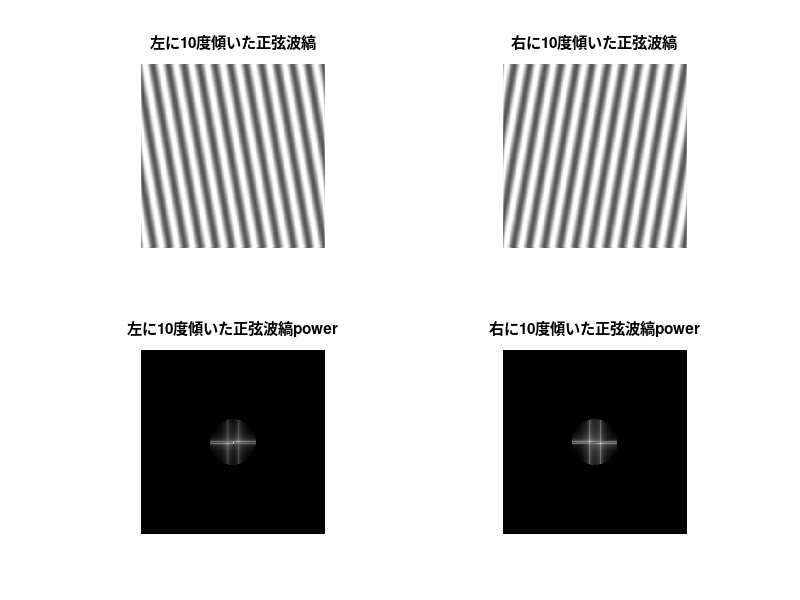
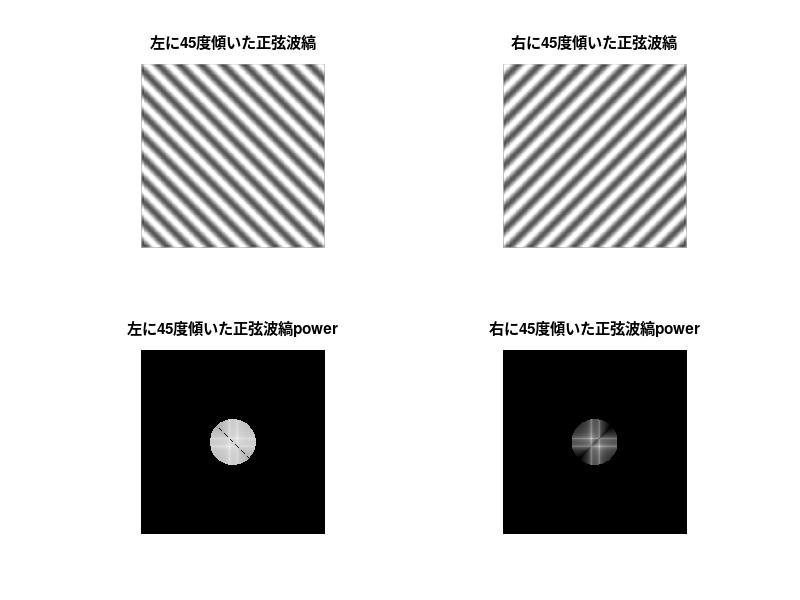
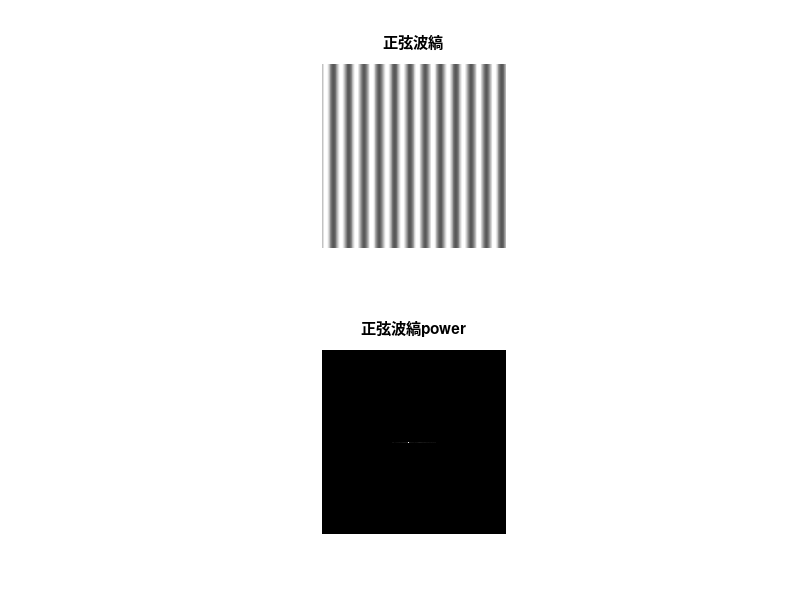

The MATLAB script that drew these images, in order: (Note: this script raises an error after producing the figures.)
clear;

height = 400;
width = 400;

%def vals
contrast = 0.5;
freq = 0.03;
phiLeft10 = -10*(pi/180);
phiRight10 = 10*(pi/180);
phiLeft45 = -45*(pi/180);
phiRight45 = 45*(pi/180);
phi0 = 0*(pi/180);
avgBright = 255*0.7;

%predefine
phSinWavePhiLeft10 = zeros(height, width);
phSinWavePhiRight10 = zeros(height, width);

phSinWavePhiLeft45 = zeros(height, width);
phSinWavePhiRight45 = zeros(height, width);

phSinWavePhi0 = zeros(height, width);

for k = 1:height
    for l = 1:width
        %def sin wave
        phSinWavePhiLeft10(k,l) = avgBright * (1 + contrast * sin(2*pi*freq*(k*sin(phiLeft10) + l*cos(phiLeft10))));
        phSinWavePhiRight10(k,l) = avgBright * (1 + contrast * sin(2*pi*freq*(k*sin(phiRight10) + l*cos(phiRight10))));
        
        phSinWavePhiLeft45(k,l) = avgBright * (1 + contrast * sin(2*pi*freq*(k*sin(phiLeft45) + l*cos(phiLeft45))));
        phSinWavePhiRight45(k,l) = avgBright * (1 + contrast * sin(2*pi*freq*(k*sin(phiRight45) + l*cos(phiRight45))));
        
        phSinWavePhi0(k, l) = avgBright * (1 + contrast * sin(2*pi*freq*(k*sin(phi0) + l*cos(phi0))));
    end
end

%define lpf
lpf = ones(height, width);
passRange = 50;
for k = 1:height
    for l = 1:width
        d = sqrt((l-width/2)^2 + (k-height/2)^2);
        if(d > passRange)
            lpf(k, l) = 0;
        end
    end
end

%img -> freq
    %+-10deg
    swpl10Freq = fft2(phSinWavePhiLeft10);
    swpl10FreqShifted = fftshift(swpl10Freq);
    swpr10Freq = fft2(phSinWavePhiRight10);
    swpr10FreqShifted = fftshift(swpr10Freq);
    
    %+-45deg
    swpl45Freq = fft2(phSinWavePhiLeft45);
    swpl45FreqShifted = fftshift(swpl45Freq);
    swpr45Freq = fft2(phSinWavePhiRight45);
    swpr45FreqShifted = fftshift(swpr45Freq);
    
    %+-0deg
    swp0Freq = fft2(phSinWavePhi0);
    swp0FreqShifted = fftshift(swp0Freq);

%apply lpf
    %+-10deg
    swpl10FreqFiltered = lpf .* swpl10FreqShifted;
    filteredPower101 = abs(swpl10FreqFiltered).^2;
    swpr10FreqFiltered = lpf .* swpr10FreqShifted;
    filteredPower102 = abs(swpr10FreqFiltered).^2;
    
    %+-45deg
    swpl45FreqFiltered = lpf .* swpl45FreqShifted;
    filteredPower451 = abs(swpl45FreqFiltered).^2;
    swpr45FreqFiltered = lpf .* swpr45FreqShifted;
    filteredPower452 = abs(swpr45FreqFiltered).^2;
    
    %+-0deg
    swp0FreqFiltered = lpf .* swp0FreqShifted;
    filteredPower0 = abs(swp0FreqFiltered).^2;
    
%freq -> img
    %+-10deg
    swpl10 = ifftshift(swpl10FreqFiltered);
    swpl10 = ifft2(swpl10);
    swpl10 = real(swpl10);
    swpr10 = ifftshift(swpr10FreqFiltered);
    swpr10 = ifft2(swpr10);
    swpr10 = real(swpr10);
    
    %+-45deg
    swpl45 = ifftshift(swpl45FreqFiltered);
    swpl45 = ifft2(swpl45);
    swpl45 = real(swpl45);
    swpr45 = ifftshift(swpr45FreqFiltered);
    swpr45 = ifft2(swpr45);
    swpr45 = real(swpr45);
    
    %+-0deg
    swp0 = ifftshift(swp0FreqFiltered);
    swp0 = ifft2(swp0);
    swp0 = real(swp0);

%figure from here, no scaling(average bright = half of maximum bright)
figure('Name', '+-10deg');
    subplot(2,2,1);
    colormap(gray(256));
    image(swpl10);
    title('左に10度傾いた正弦波縞');
    axis off;
    axis image;

    subplot(2,2,2);
    colormap(gray(256));
    image(swpr10);
    title('右に10度傾いた正弦波縞');
    axis off;
    axis image;
    
    subplot(2,2,3);
    colormap(gray);
    imagesc(log(filteredPower101));
    title('左に10度傾いた正弦波縞power');
    axis off;
    axis image;
    
    subplot(2,2,4);
    colormap(gray);
    imagesc(log(filteredPower102));
    title('右に10度傾いた正弦波縞power');
    axis off;
    axis image;

figure('Name', '+-45deg');
    subplot(2,2,1);
    colormap(gray(256));
    image(swpl45);
    title('左に45度傾いた正弦波縞');
    axis off;
    axis image;

    subplot(2,2,2);
    colormap(gray(256));
    image(swpr45);
    title('右に45度傾いた正弦波縞');
    axis off;
    axis image;
    
    subplot(2,2,3);
    colormap(gray);
    imagesc(log(filteredPower451));
    title('左に45度傾いた正弦波縞power');
    axis off;
    axis image;
    
    subplot(2,2,4);
    colormap(gray);
    imagesc(log(filteredPower452));
    title('右に45度傾いた正弦波縞power');
    axis off;
    axis image;
    
figure('Name', '+-0deg');
    subplot(2,1,1);
    colormap(gray(256));
    image(swp0);
    title('正弦波縞');
    axis off;
    axis image;

    subplot(2,1,2);
    colormap(gray(256));
    imagesc(log(filteredPower0));
    title('正弦波縞power');
    axis off;
    axis image;

clearvars -except swpl10 swpr10 swpl45 swpr45 swp0;
close all;

%margin between stimlus and rectangle, circle
margin = ones(40, 400);
margin = margin .* 255;
margin = margin .* 0.95;

%make rectangle, circle
rectangle = ones(20, 400);
rectangle = rectangle .* 255;
rectangle = rectangle .* 0.95;
for k = 1:20
    for l = 150:250
        rectangle(k, l) = 0;
    end
end

circle = ones(20, 400);
circle = circle .* 255;
circle = circle .* 0.95;
r = 10;

porHeight = 20;
porWidth = 400;
for k = 1:porHeight
    for l = 1:porWidth
        d = sqrt((l-porWidth/2)^2 + (k-porHeight/2)^2);
        if(d <= r)
            circle(k, l) = 0;
        end
    end
end

%make each stim image
wholeImg10 = [swpl10; margin; rectangle; margin; swpr10];
wholeImg45 = [swpl45; margin; rectangle; margin; swpr45];
fin = [swp0; margin; circle; margin; swp0];

%experiment 
finish = figure;
finish.WindowState = 'maximized';
    colormap(gray(256));
    image(fin);
    axis off;
    axis image;

waitsec = 10;
stim = figure;
stim.WindowState = 'maximized';
    colormap(gray(256));
    %image(wholeImg45);
    image(wholeImg10);
    axis off;
    axis image;
    pause(waitsec);
    close(stim);

%順応後, テスト刺激が左側に引っ張られるような感じがした.
%引っ張られるような感じの度合いは+-10度の方が大きいように感じた.
